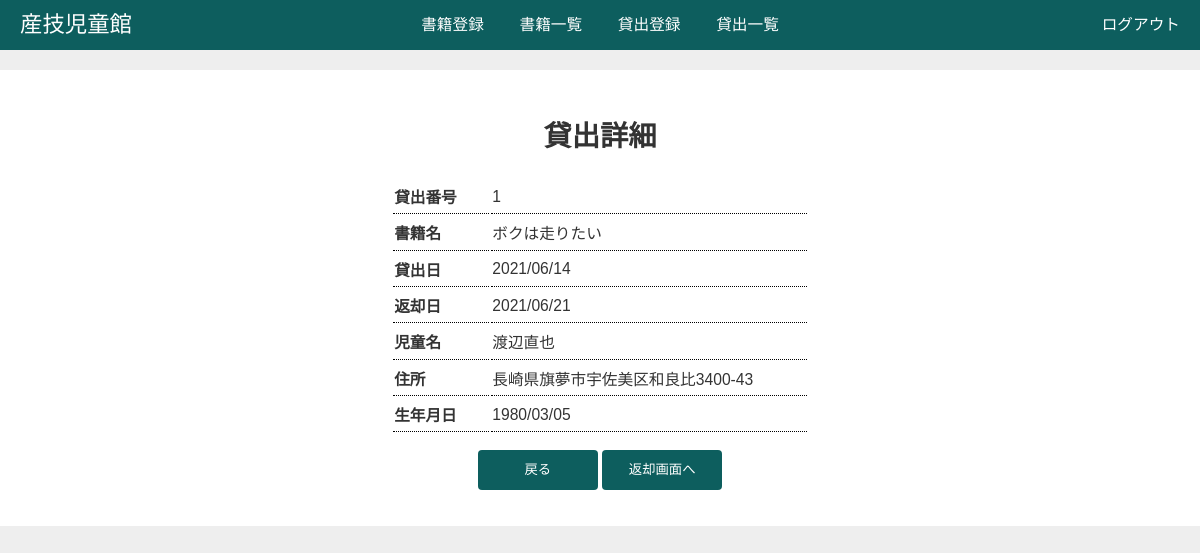
The app's page /admin/lend-detail.php?id=1 (signed in) with its own data.
### tables this page shows
CREATE TABLE `lending` (
  `id` int(11) NOT NULL COMMENT '貸出番号',
  `date` varchar(100) NOT NULL COMMENT '貸出日',
  `returndate` varchar(100) NOT NULL COMMENT '返却予定日',
  `number` int(11) NOT NULL COMMENT '書籍番号',
  `title` varchar(100) NOT NULL COMMENT '書籍名',
  `name` varchar(100) NOT NULL COMMENT '児童名',
  `address` varchar(100) NOT NULL COMMENT '住所',
  `birthday` varchar(100) NOT NULL COMMENT '生年月日'
);

### admin/lend-detail.php (the view, shortened to what this page needs)
<?php require('login-check.php'); ?>
<?php
if (isset($_REQUEST['id']) && is_numeric($_REQUEST['id'])) {
    $id = $_REQUEST['id'];
    $books = $db->prepare('SELECT * FROM lending WHERE id=?');
    $books->execute(array($id));
    $book = $books->fetch();
} else {
    header('Location: list.php');
    exit();
}
?>
<!DOCTYPE html>
<html>
<head>
    <link rel="stylesheet" href="style.css">
</head>
<body class="adminBg">
    <header>
        <div class="headerInner">
            <div class="headerLeft">
                <a name="top">産技児童館</a>
            </div>
            <div class="headerCenter">
                <a href="index.php#newBook">書籍登録</a>
                <a href="index.php">書籍一覧</a>
                <a href="lend.php">貸出登録</a>
                <a href="list.php">貸出一覧</a>
            </div>
            <div class="headerRight">
                <a href="logout.php">ログアウト</a>
            </div>
        </div>
    </header>
    <div class="registerForm">
        <h2>貸出詳細</h2>
        <table class="detailTable">
            <tr>
                <th>貸出番号</th>
                <td><?php echo $book['id']; ?></td>
            </tr>
            <tr>
                <th>書籍名</th>
                <td><?php echo $book['title']; ?></td>
            </tr>
            <tr>
                <th>貸出日</th>
                <td><?php echo $book['date']; ?></td>
            </tr>
            <tr>
                <th>返却日</th>
                <td><?php echo $book['returndate']; ?></td>
            </tr>
            <tr>
                <th>児童名</th>
                <td><?php echo $book['name']; ?></td>
            </tr>
            <tr>
                <th>住所</th>
                <td><?php echo $book['address']; ?></td>
            </tr>
            <tr>
                <th>生年月日</th>
                <td><?php echo $book['birthday']; ?></td>
            </tr>
        </table>
        <p>
            <input class="registerButton" type="button" value="戻る" onclick="history.back();">
            <input class="registerButton" type="button" value="返却画面へ" onclick="location.href='return.php?id=<?php echo $id ?>';">
        </p>
    </div>
</body>
</html>

### admin/style.css (style rules this page uses)
html { font-size: 70%; }
body { margin: 0; padding: 0; color: #333333; font-size: 1.4rem; font-family: sans-serif; }
input { outline: 0; }
.adminBg { background-color: #eeeeee; }
.headerInner, .registerForm, .registerList { margin: 0 auto; width: 1200px; }
header { margin: 0 0 20px 0; height: 50px; line-height: 50px; color: #ffffff; background-color: #0d5e5e; position: sticky; top: 0; z-index: 100; }
.headerInner { display: flex; }
.headerCenter, .headerLeft, .headerRight { width: 600px; box-sizing: border-box; }
.headerCenter a, .headerLeft a, .headerRight a { text-decoration: none; color: #ffffff; }
.headerCenter a { margin: auto 1em; }
.headerCenter { text-align: center; }
.headerLeft { padding: 0 0 0 20px; font-size: 2rem; }
.headerRight { text-align: right; padding: 0 20px 0 0; }
.registerForm { margin-bottom: 20px; padding: 20px; text-align: center; background-color: #ffffff; box-sizing: border-box; }
h2 { text-align: center; }
.registerButton { padding: 0; width: 120px; line-height: 3em; background-color: #eeeeee; }
input[type="button"], input[type="submit"] { border-radius: 4px; }
.registerButton { border: none; background-color: #0d5e5e; color: #fff; }
h1, h2 { font-size: 180%; }
table { text-align: left; margin: 0 auto; }
.detailTable td { width: 20em; height: 2em; border-bottom: #000 1px dotted; }
.detailTable th { width: 6em; border-bottom: #000 1px dotted; }
.registerForm tr { border-bottom: #000 1px dotted; }

### records on screen
lending: id "1", title "ボクは走りたい", date "2021/06/14", returndate "2021/06/21", name "渡辺直也", address "長崎県旗夢市宇佐美区和良比3400-43", birthday "1980/03/05"
